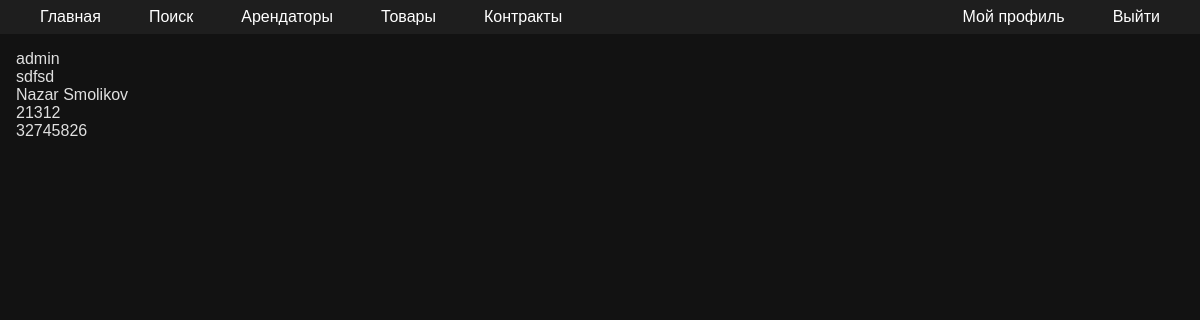
The page /me (signed in) on the database its author committed.
### models.py (models this page shows, shortened)
class User(Base):
    __tablename__ = 'user'
    id = Column(Integer, primary_key=True, autoincrement=True)
    login = Column(String, nullable=False, unique=True)
    password = Column(String, nullable=False)
    ipn = Column(Integer, nullable=False, unique=True)
    full_name = Column(String, nullable=False)
    contacts = Column(String, nullable=False)
    photo = Column(String, nullable=True)

### app.py (the view)
@login_required
@app.get('/me')
def profileUser():
    init_db()
    user_info_query = select(models.User).where(models.User.id==session['user_id'])
    user_info = list(db_session.execute(user_info_query).scalars())
    return render_template("me.html",user_info=user_info)

### database.py (called while the page is built)
def init_db():
    import models
    Base.metadata.create_all(bind=engine)

### templates/me.html
{% extends 'base.html' %}
{% block content %}
{% for itm in user_info %}
    <div>{{itm.login}}</div>
    <div>{{itm.photo}}</div>
    <div>{{itm.full_name}}</div>
    <div>{{itm.ipn}}</div>
    <div>{{itm.contacts}}</div>
    {% endfor %}
{% endblock %}

### templates/base.html (style rules this page uses)
body { font-family: Arial, sans-serif; margin: 0; padding: 0; background-color: #121212; color: #e0e0e0; }

### rows shown on the page
User: login "admin", photo "sdfsd", full_name "Nazar Smolikov", ipn "21312", contacts "32745826"
